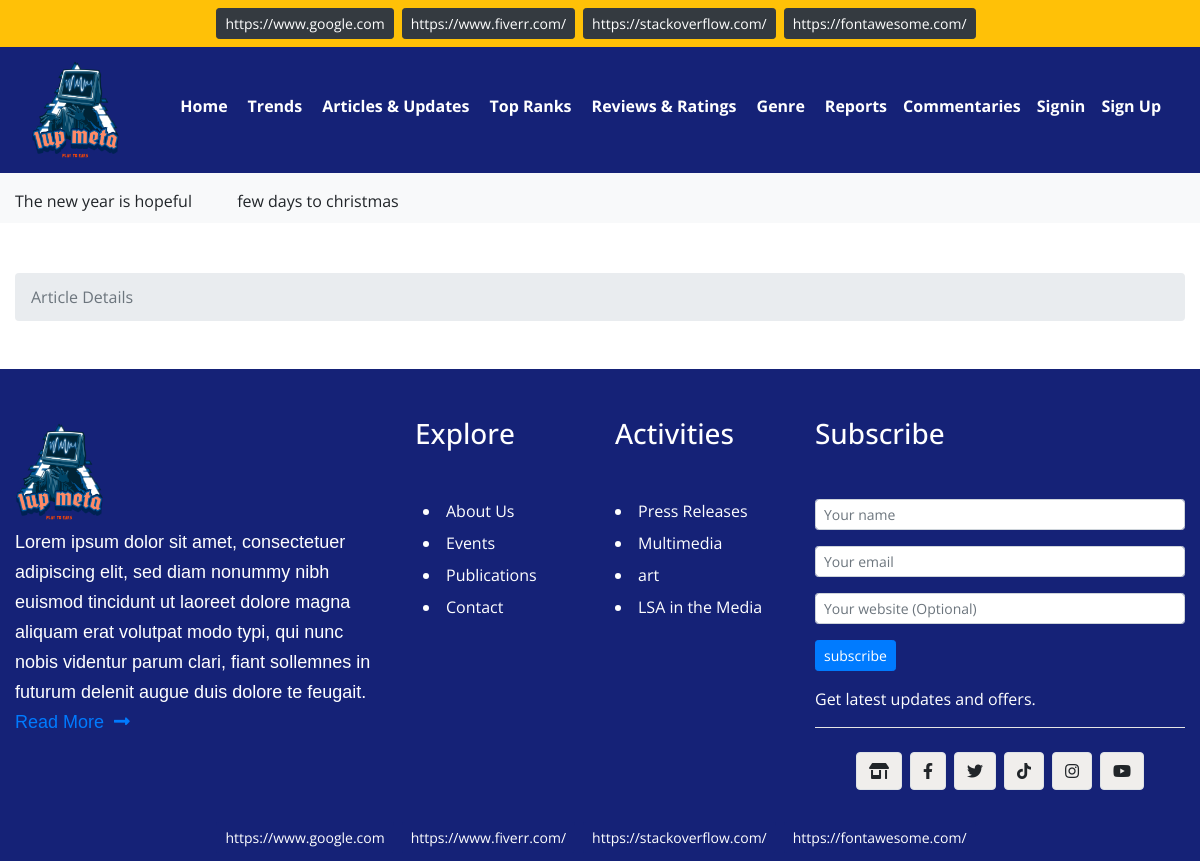
/share.php, run on an earlier commit of the app's database.
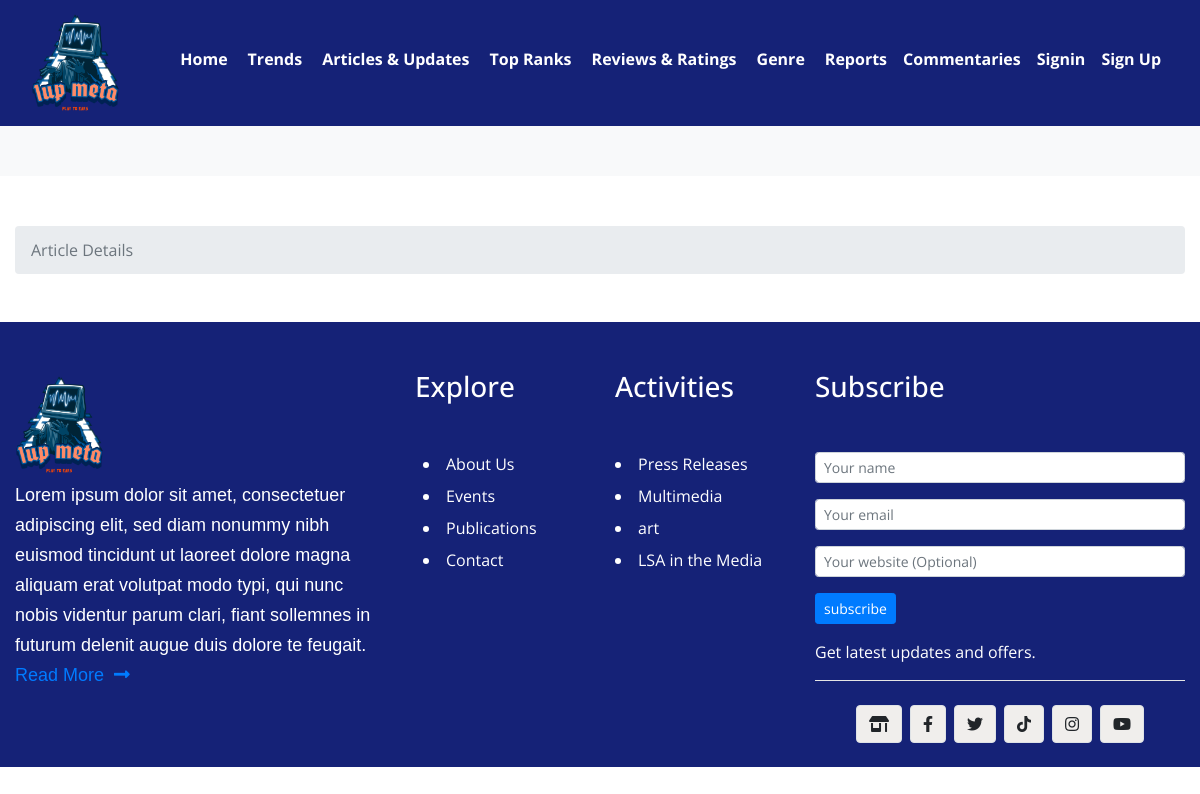
And on a later commit of the database.
### tables this page shows
CREATE TABLE IF NOT EXISTS `affiliate` (
  `id` int(11) NOT NULL AUTO_INCREMENT,
  `link` varchar(255) NOT NULL,
  `alt` varchar(255) NOT NULL,
  `Is_Active` int(11) NOT NULL,
  `created_on` timestamp NOT NULL DEFAULT CURRENT_TIMESTAMP ON UPDATE CURRENT_TIMESTAMP,
  PRIMARY KEY (`id`)
);

CREATE TABLE IF NOT EXISTS `announcement` (
  `id` int(11) NOT NULL AUTO_INCREMENT,
  `announcement` varchar(255) NOT NULL,
  `Is_Active` int(11) NOT NULL,
  `created_on` timestamp NOT NULL DEFAULT CURRENT_TIMESTAMP ON UPDATE CURRENT_TIMESTAMP,
  PRIMARY KEY (`id`)
);

### share.php (the view, shortened to what the changed rows need)
<?php
    require 'dbconn.php';
$sql = 'SELECT * FROM affiliate WHERE Is_Active=1';
$statement = $connection->prepare($sql);
$statement->execute();
$affiliate = $statement->fetchAll(PDO::FETCH_ASSOC);
$sql = 'SELECT * FROM announcement WHERE Is_Active=1';
$statement = $connection->prepare($sql);
$statement->execute();
$announcement = $statement->fetchAll(PDO::FETCH_ASSOC);
?>
<!DOCTYPE html>
<html lang="en">
<head>
   <link href="https://cdnjs.cloudflare.com/ajax/libs/font-awesome/5.15.3/css/all.min.css" rel="stylesheet">
  <link rel="stylesheet" type="text/css" href="css/bootstrap.min.css">
  <link rel="stylesheet" type="text/css" href="css/style.css">
</head>
<body>
<div class="container-fluid bg-warning">
    <div class="row justify-content-center">
        <?php foreach($affiliate as $aff): ?>
            <a href="<?php echo $aff["link"]; ?>" target = "_blank" class="btn btn-dark btn-sm text-white mr-2 mt-2 mb-2" alt="<?php echo $aff["alt"]; ?>"><?php echo $aff["link"]; ?></a>
        <?php endforeach; ?>
    </div>
</div>
<section class="w-100 shadow-sm bg-dark">
<div class="container-fluid">
</div>
</section>
<div class="container-fluid bg-light">
    <div class="row justify-content-center">
        <div class="col-lg-12">
            <div class="ticker w-100">
                <marquee class="news-content mt-3 mb-3">
                    <?php foreach($announcement as $ann): ?>
                        <p><?php echo $ann["announcement"]; ?></p>
                    <?php endforeach; ?>
                </marquee>
            </div>
        </div>
    </div>
</div>
<div class="container-fluid">
    <div class="mt-5 mb-5">
    </div>
</div>
<div class="footer bg-dark">
    <div class="container-fluid">
    </div>
</div>
<div class="container-fluid bg-dark">
    <div class="row justify-content-center">
        <?php foreach($affiliate as $aff): ?>
            <a href="<?php echo $aff["link"]; ?>" target = "_blank" class="btn bg-dark btn-sm text-white mr-2 mt-2 mb-2" alt="<?php echo $aff["alt"]; ?>"><?php echo $aff["link"]; ?></a>
        <?php endforeach; ?>
    </div>
</div>
</body>
</html>

What changed in the data, as far as the page shows it:
removed affiliate: link "https://www.google.com"
removed affiliate: link "https://www.fiverr.com/"
removed affiliate: link "https://stackoverflow.com/"
removed affiliate: link "https://fontawesome.com/"
removed announcement: announcement "The new year is hopeful"
removed announcement: announcement "few days to christmas"
